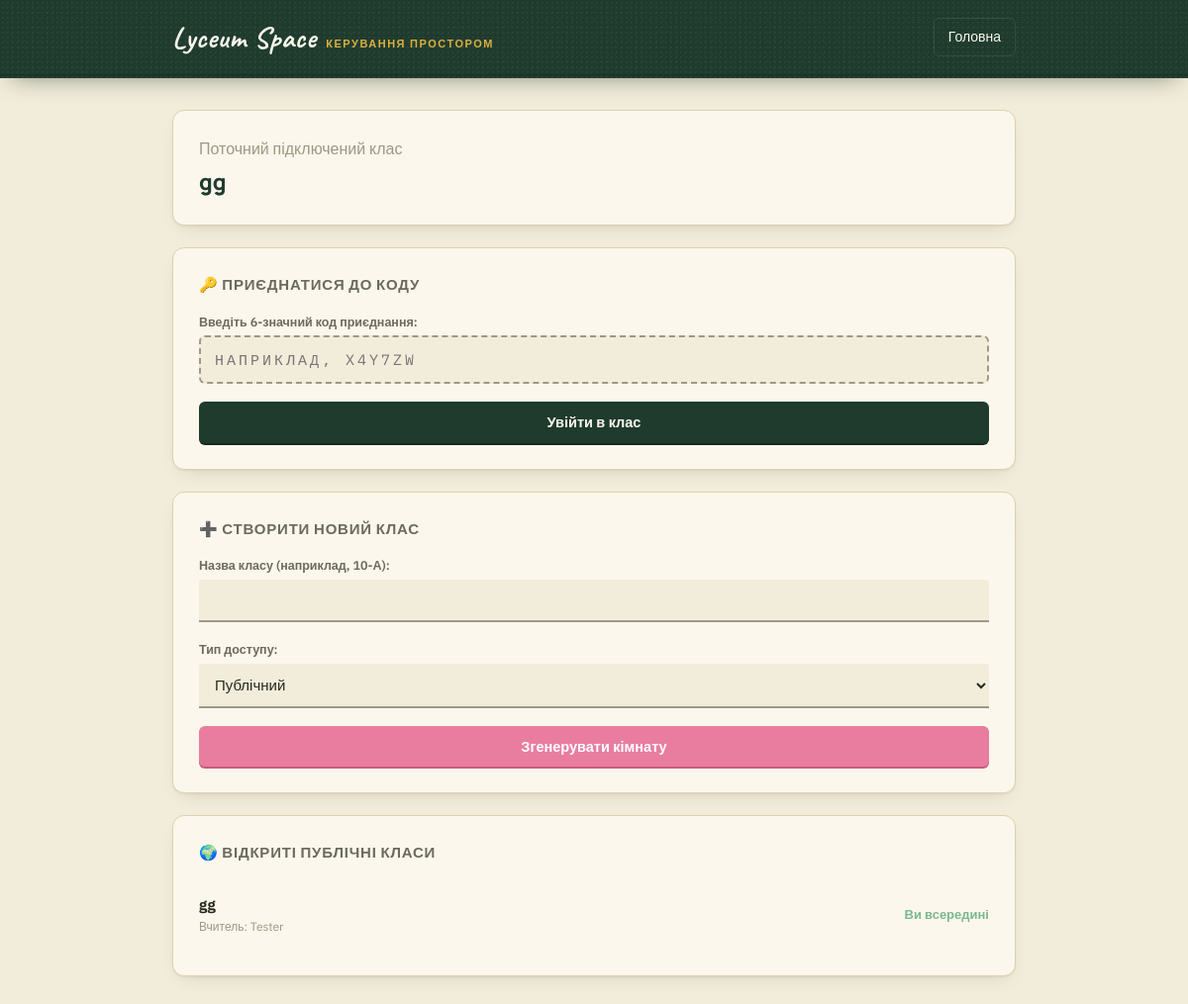
Page /classes/ (signed in) on the committed database.
### portal/models.py (models this page shows, shortened)
class Profile(models.Model):
    ROLE_CHOICES = [
        ('student', 'Учень'),
        ('teacher', 'Вчитель'),
        ('moderator', 'Модератор'),
        ('admin', 'Адміністратор'),
    ]
    user = models.OneToOneField(User, on_delete=models.CASCADE)
    nickname = models.CharField(max_length=50, blank=True, verbose_name="Нікнейм")
    bio = models.TextField(max_length=500, blank=True, verbose_name="Про себе")
    role = models.CharField(max_length=20, choices=ROLE_CHOICES, default='student', verbose_name="Роль")
    avatar_url = models.URLField(blank=True, default="https://cdn.pixabay.com/photo/2015/10/05/22/37/blank-profile-picture-973460_1280.png", verbose_name="Посилання на аватарку")
    school_class = models.ForeignKey(SchoolClass, on_delete=models.SET_NULL, null=True, blank=True, related_name='students', verbose_name="Клас")

class SchoolClass(models.Model):
    ACCESS_CHOICES = [
        ('public', 'Публічний'),
        ('private', 'Приватний'),
    ]
    name = models.CharField(max_length=50, verbose_name="Назва класу (наприклад, 10-А)")
    access_type = models.CharField(max_length=10, choices=ACCESS_CHOICES, default='public', verbose_name="Тип доступу")
    join_code = models.CharField(max_length=10, unique=True, default=generate_join_code, verbose_name="Код приєднання")
    teacher = models.ForeignKey(User, on_delete=models.CASCADE, related_name='managed_classes', verbose_name="Вчитель/Творець")

### portal/views.py (the view)
# urls.py: path('classes/', classes_dashboard, name='classes_dashboard'),
@login_required
def classes_dashboard(request):
    public_classes = SchoolClass.objects.filter(access_type='public')
    profile, created = Profile.objects.get_or_create(user=request.user)
    context = {
        'public_classes': public_classes,
        'my_profile': profile,
        'create_form': ClassCreateForm(),
        'join_form': ClassJoinForm(),
    }
    return render(request, 'portal/classes.html', context)

### portal/forms.py (shortened to what this page needs)
class ClassCreateForm(forms.ModelForm):
    class Meta:
        model = SchoolClass
        fields = ['name', 'access_type']
        labels = {
            'name': 'Назва класу (наприклад, 10-А)',
            'access_type': 'Тип доступу',
        }

class ClassJoinForm(forms.Form):
    join_code = forms.CharField(
        max_length=10,
        label="Введіть 6-значний код приєднання",
        widget=forms.TextInput(attrs={'placeholder': 'Наприклад, X4Y7ZW'})
    )

### portal/models.py (called while the page is built)
def generate_join_code():
    return secrets.token_urlsafe(6)[:6].upper()

### portal/templates/portal/classes.html (shortened to what this page needs)
{% extends "base.html" %}
{% block header %}
    <header class="site-header chalkboard">
        <div class="site-header-inner">
            <a href="{% url 'home' %}" class="brand">
                <span class="brand-mark">Lyceum Space</span>
                <span class="brand-tag">Керування простором</span>
            </a>
            <nav class="site-nav">
                <a href="{% url 'home' %}">Головна</a>
            </nav>
        </div>
    </header>
{% endblock %}
{% block content %}
    <div class="card">
        <p class="status-text muted" style="margin: 0 0 6px;">Поточний підключений клас</p>
        <div style="font-family: var(--font-display); font-size: 22px; font-weight: 800; color: var(--board);">
            {% if my_profile.school_class %}{{ my_profile.school_class.name }}{% else %}<span class="muted" style="font-weight: 500;">Не підключено</span>{% endif %}
        </div>
    </div>
    <div class="card">
        <div class="card-head"><h3>🔑 Приєднатися до коду</h3></div>
        <form method="post" action="{% url 'join_code_class' %}" class="code-form">
            {{ join_form.as_p }}
            <button type="submit" class="btn btn-primary btn-block">Увійти в клас</button>
        </form>
    </div>
    <div class="card">
        <div class="card-head"><h3>➕ Створити новий клас</h3></div>
        <form method="post" action="{% url 'create_class' %}">
            {{ create_form.as_p }}
            <button type="submit" class="btn btn-pink btn-block">Згенерувати кімнату</button>
        </form>
    </div>
    <div class="card">
        <div class="card-head"><h3>🌍 Відкриті публічні класи</h3></div>
        {% if public_classes %}
            <ul class="room-list">
                {% for s_class in public_classes %}
                    <li class="room-item">
                        <div>
                            <div class="room-name">{{ s_class.name }}</div>
                            <div class="room-teacher">Вчитель: {{ s_class.teacher.username }}</div>
                        </div>
                        {% if my_profile.school_class == s_class %}
                            <span class="badge-live">Ви всередині</span>
                        {% else %}
                            <a href="{% url 'join_public_class' s_class.id %}" class="btn btn-ghost btn-sm">Вступити</a>
                        {% endif %}
                    </li>
                {% endfor %}
            </ul>
        {% else %}
            <p class="muted" style="font-style: italic; margin: 0;">Відкритих кімнат поки що немає.</p>
        {% endif %}
    </div>
{% endblock %}

### rows in the picture
Profile: school_class.name "gg"
SchoolClass: name "gg", teacher.username "Tester", shows "Ви всередині"
